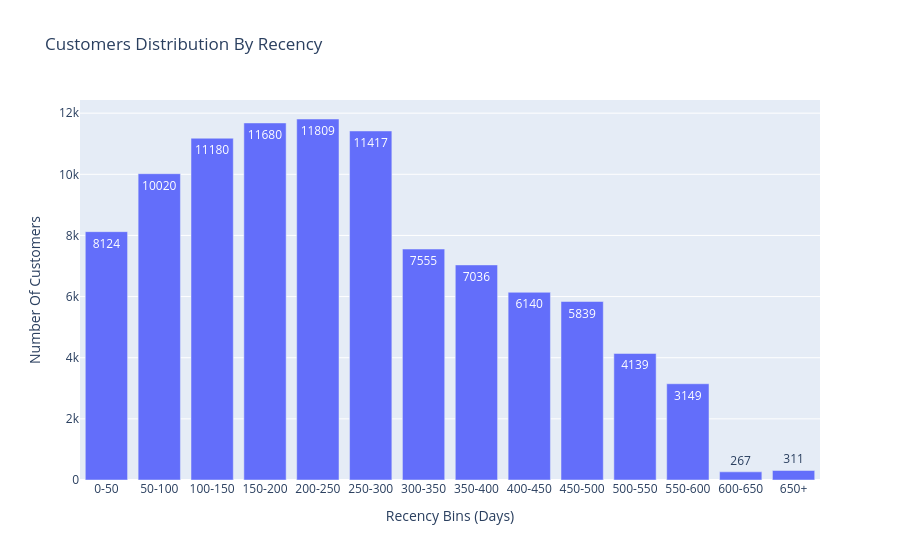

Here is the notebook cell this chart was saved with:
### Code cell
display(Markdown(f"""
## Recency Analysis Conclusion:

Recency measures how long it has been since a customer’s **most recent completed purchase.** 

In this analysis:
- Only orders with `delivered` status were considered to ensure revenue realization.
- **Recency** was calculated as the number of days between a customer's latest purchase timestamp and a threshold set as
`DATE(MAX(order_purchase_timestamp), '+10 days')` .i.e. **{recency_table_full['date_threshold'].iloc[0]}**. This approach was 
chosen because the dataset is historical, and using the current date would distort recency values.

- Each customer is recorded once using a `WINDOW FUNCTION` to capture their most recent purchase.

The resulting table `recency_table_full` holds the entire information at a customer level, leaving space for further
segmentation and drill-down analysis when required, `recency_table_full` holds a data of **{recency_table_full.shape[0]}** rows 
and **{recency_table_full.shape[1]}** features, as a glimpse, here is what it looks like: """))
display(recency_table_full.head(5))


display(Markdown(f"""
To improve interpretability, customers were grouped into **50-day recency bins**, allowing the analysis to be performed
at an aggregated level while preserving the underlying customer-level data:
"""))
display(customers_per_bins_labeled_df)

display(Markdown("""
The chart below visualizes the distribution of customers across recency bins, highlighting how customer activity
declines as time since last purchase increases:
"""))
fig.show()
fig.write_image("../plots/Customers_Distribution_By_Recency.png", scale=2)
display(Image(filename="../plots/Customers_Distribution_By_Recency.png"))

### Figure 1 — Plotly figure (JSON) as saved in the notebook; plotly's stock layout.template omitted (floating-point values rounded to 4 significant figures)
{"data": [{"hovertemplate": "Recency Bins (Days)=%{x}<br>Number Of Customers=%{y}<br>text=%{text}<extra></extra>", "legendgroup": "", "marker": {"color": "#636efa", "pattern": {"shape": ""}}, "name": "", "orientation": "v", "showlegend": false, "text": [8124.0, 10020.0, 11180.0, 11680.0, 11810.0, 11420.0, 7555.0, 7036.0, 6140.0, 5839.0, 4139.0, 3149.0, 267.0, 311.0], "textposition": "auto", "type": "bar", "x": ["0-50", "50-100", "100-150", "150-200", "200-250", "250-300", "300-350", "350-400", "400-450", "450-500", "500-550", "550-600", "600-650", "650+"], "xaxis": "x", "y": [8124, 10020, 11180, 11680, 11809, 11417, 7555, 7036, 6140, 5839, 4139, 3149, 267, 311], "yaxis": "y"}], "layout": {"barmode": "relative", "legend": {"tracegroupgap": 0}, "title": {"text": "Customers Distribution By Recency"}, "xaxis": {"anchor": "y", "domain": [0, 1], "title": {"text": "Recency Bins (Days)"}}, "yaxis": {"anchor": "x", "domain": [0, 1], "title": {"text": "Number Of Customers"}}}}
